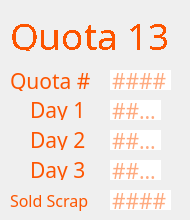
     <widget class="QWidget" name="page_13">
      <widget class="QLabel" name="label_79">
       <property name="geometry">
        <rect>
         <x>30</x>
         <y>100</y>
         <width>61</width>
         <height>20</height>
        </rect>
       </property>
       <property name="font">
        <font>
         <family>IBM 3270</family>
         <pointsize>16</pointsize>
        </font>
       </property>
       <property name="styleSheet">
        <string notr="true">color: rgb(253, 85, 0);
                                    border: none;</string>
       </property>
       <property name="text">
        <string>Day 1</string>
       </property>
      </widget>
      <widget class="QLabel" name="label_80">
       <property name="geometry">
        <rect>
         <x>30</x>
         <y>130</y>
         <width>61</width>
         <height>20</height>
        </rect>
       </property>
       <property name="font">
        <font>
         <family>IBM 3270</family>
         <pointsize>16</pointsize>
        </font>
       </property>
       <property name="styleSheet">
        <string notr="true">color: rgb(253, 85, 0);
                                    border: none;</string>
       </property>
       <property name="text">
        <string>Day 2</string>
       </property>
      </widget>
      <widget class="QLabel" name="label_81">
       <property name="geometry">
        <rect>
         <x>30</x>
         <y>160</y>
         <width>61</width>
         <height>20</height>
        </rect>
       </property>
       <property name="font">
        <font>
         <family>IBM 3270</family>
         <pointsize>16</pointsize>
        </font>
       </property>
       <property name="styleSheet">
        <string notr="true">color: rgb(253, 85, 0);
                                    border: none;</string>
       </property>
       <property name="text">
        <string>Day 3</string>
       </property>
      </widget>
      <widget class="QLineEdit" name="q13d2">
       <property name="geometry">
        <rect>
         <x>110</x>
         <y>130</y>
         <width>51</width>
         <height>20</height>
        </rect>
       </property>
       <property name="font">
        <font>
         <family>IBM 3270</family>
         <pointsize>16</pointsize>
        </font>
       </property>
       <property name="styleSheet">
        <string notr="true">color: rgb(253, 85, 0);
                                    border: none;</string>
       </property>
       <property name="maxLength">
        <number>4</number>
       </property>
       <property name="placeholderText">
        <string>####</string>
       </property>
      </widget>
      <widget class="QLineEdit" name="q13d3">
       <property name="geometry">
        <rect>
         <x>110</x>
         <y>160</y>
         <width>51</width>
         <height>20</height>
        </rect>
       </property>
       <property name="font">
        <font>
         <family>IBM 3270</family>
         <pointsize>16</pointsize>
        </font>
       </property>
       <property name="styleSheet">
        <string notr="true">color: rgb(253, 85, 0);
                                    border: none;</string>
       </property>
       <property name="maxLength">
        <number>4</number>
       </property>
       <property name="placeholderText">
        <string>####</string>
       </property>
      </widget>
      <widget class="QLineEdit" name="q13d1">
       <property name="geometry">
        <rect>
         <x>110</x>
         <y>100</y>
         <width>51</width>
         <height>20</height>
        </rect>
       </property>
       <property name="font">
        <font>
         <family>IBM 3270</family>
         <pointsize>16</pointsize>
         <weight>50</weight>
         <bold>false</bold>
        </font>
       </property>
       <property name="styleSheet">
        <string notr="true">color: rgb(253, 85, 0);
                                    border: none;</string>
       </property>
       <property name="inputMethodHints">
        <set>Qt::ImhNone</set>
       </property>
       <property name="text">
        <string/>
       </property>
       <property name="maxLength">
        <number>4</number>
       </property>
       <property name="readOnly">
        <bool>false</bool>
       </property>
       <property name="placeholderText">
        <string>####</string>
       </property>
      </widget>
      <widget class="QLabel" name="label_82">
       <property name="geometry">
        <rect>
         <x>10</x>
         <y>70</y>
         <width>81</width>
         <height>21</height>
        </rect>
       </property>
       <property name="font">
        <font>
         <family>IBM 3270</family>
         <pointsize>16</pointsize>
        </font>
       </property>
       <property name="styleSheet">
        <string notr="true">color: rgb(253, 85, 0);</string>
       </property>
       <property name="text">
        <string>Quota #</string>
       </property>
      </widget>
      <widget class="QLabel" name="label_83">
       <property name="geometry">
        <rect>
         <x>10</x>
         <y>10</y>
         <width>171</width>
         <height>41</height>
        </rect>
       </property>
       <property name="sizePolicy">
        <sizepolicy hsizetype="Fixed" vsizetype="Fixed">
         <horstretch>0</horstretch>
         <verstretch>0</verstretch>
        </sizepolicy>
       </property>
       <property name="font">
        <font>
         <family>IBM 3270</family>
         <pointsize>24</pointsize>
         <weight>50</weight>
         <italic>false</italic>
         <bold>false</bold>
         <stylestrategy>NoAntialias</stylestrategy>
        </font>
       </property>
       <property name="styleSheet">
        <string notr="true">font: 24pt &quot;IBM 3270&quot;;
                                    color: rgb(253, 85, 0);</string>
       </property>
       <property name="text">
        <string>&lt;html&gt;&lt;head/&gt;&lt;body&gt;&lt;p&gt;&lt;span
                                    style=&quot; font-size:28pt;&quot;&gt;Quota
                                    13&lt;/span&gt;&lt;/p&gt;&lt;/body&gt;&lt;/html&gt;</string>
       </property>
      </widget>
      <widget class="QLineEdit" name="q13">
       <property name="geometry">
        <rect>
         <x>110</x>
         <y>70</y>
         <width>61</width>
         <height>20</height>
        </rect>
       </property>
       <property name="font">
        <font>
         <family>IBM 3270</family>
         <pointsize>16</pointsize>
        </font>
       </property>
       <property name="styleSheet">
        <string notr="true">color: rgb(253, 85, 0);
                                    border: none;</string>
       </property>
       <property name="text">
        <string/>
       </property>
       <property name="maxLength">
        <number>5</number>
       </property>
       <property name="readOnly">
        <bool>false</bool>
       </property>
       <property name="placeholderText">
        <string>####</string>
       </property>
      </widget>
      <widget class="QLabel" name="label_84">
       <property name="geometry">
        <rect>
         <x>10</x>
         <y>190</y>
         <width>91</width>
         <height>21</height>
        </rect>
       </property>
       <property name="font">
        <font>
         <family>IBM 3270</family>
         <pointsize>12</pointsize>
        </font>
       </property>
       <property name="styleSheet">
        <string notr="true">color: rgb(253, 85, 0);
                                    border: none;</string>
       </property>
       <property name="text">
        <string>Sold Scrap</string>
       </property>
      </widget>
      <widget class="QLineEdit" name="q13sold">
       <property name="geometry">
        <rect>
         <x>110</x>
         <y>190</y>
         <width>61</width>
         <height>20</height>
        </rect>
       </property>
       <property name="font">
        <font>
         <family>IBM 3270</family>
         <pointsize>16</pointsize>
        </font>
       </property>
       <property name="styleSheet">
        <string notr="true">color: rgb(253, 85, 0);
                                    border: none;</string>
       </property>
       <property name="maxLength">
        <number>5</number>
       </property>
       <property name="placeholderText">
        <string>####</string>
       </property>
      </widget>
     </widget>
